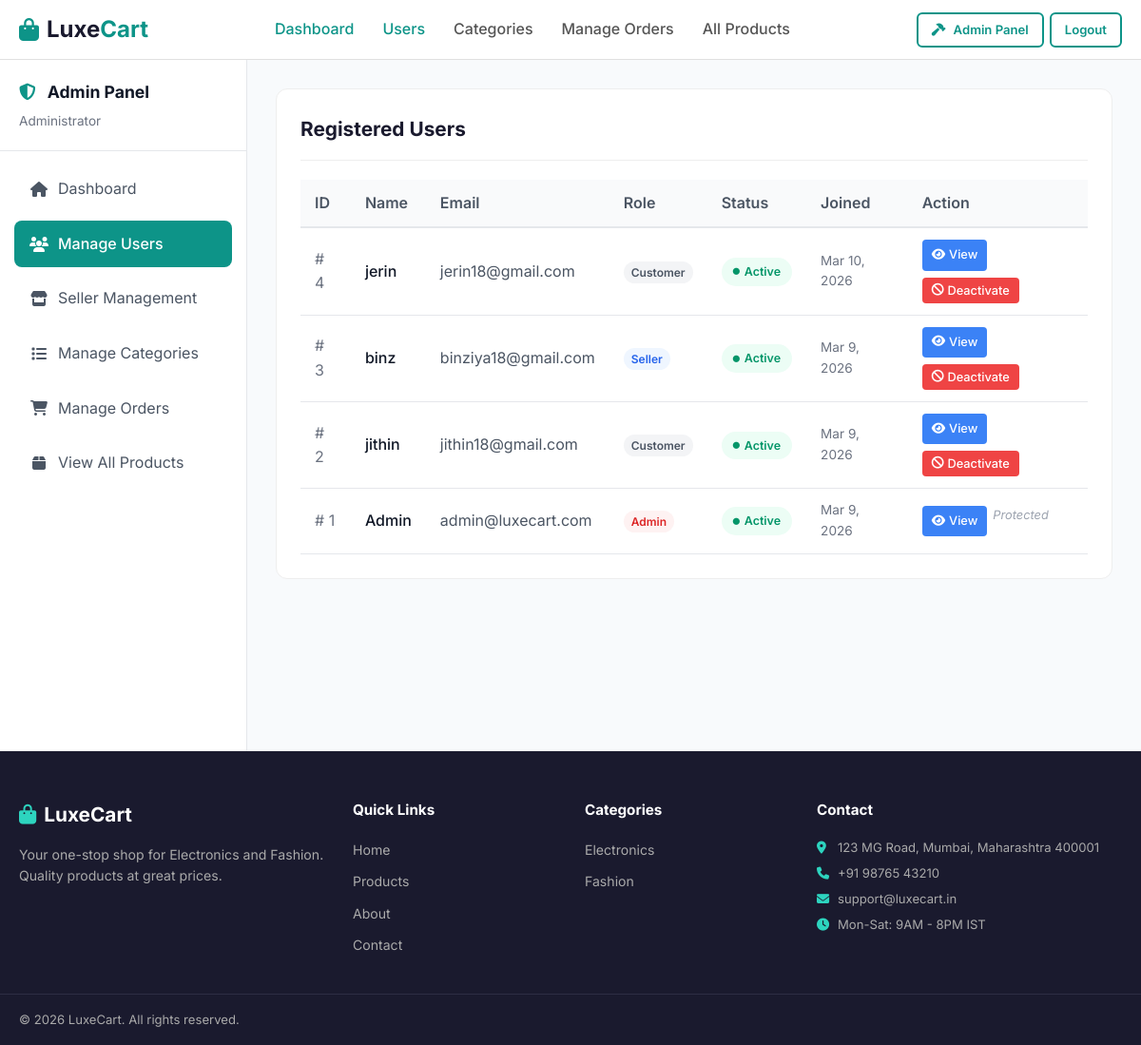
Page /admin/users (signed in) on the committed database.
### tables this page shows
CREATE TABLE `users` (
  `id` int(11) NOT NULL,
  `name` varchar(100) NOT NULL,
  `email` varchar(150) NOT NULL,
  `password` varchar(255) NOT NULL,
  `created_at` timestamp NOT NULL DEFAULT current_timestamp(),
  `role` enum('admin','seller','customer') DEFAULT 'customer',
  `is_active` tinyint(1) DEFAULT 1,
  `seller_status` enum('active','pending','disabled') DEFAULT 'pending'
);

### controllers/AdminController.php (called while the page is built, shortened)
<?php
class AdminController
{
    private $db;
    public function __construct()
    {
        $this->db = Database::getInstance();
    }
    public function users()
    {
        $users = $this->db->fetchAll("SELECT id, name, email, role, created_at, IFNULL(is_active, 1) as is_active FROM users ORDER BY created_at DESC");
        require BASE_PATH . '/views/layouts/main.php';
    }
}

### models/Database.php (called while the page is built, shortened)
<?php
class Database
{
    private static $instance = null;
    private $conn;
    private function __construct()
    {
        $this->conn = new mysqli(DB_HOST, DB_USER, DB_PASS, DB_NAME);
        $this->conn->set_charset("utf8mb4");
    }
    public static function getInstance()
    {
        if (self::$instance === null) {
            self::$instance = new self();
        }
        return self::$instance;
    }
    public function query($sql, $params = [], $types = '')
    {
        $stmt = $this->conn->prepare($sql);
        $stmt->execute();
        return $stmt;
    }
    public function fetchAll($sql, $params = [], $types = '')
    {
        $stmt = $this->query($sql, $params, $types);
        $result = $stmt->get_result();
        $rows = [];
        while ($row = $result->fetch_assoc()) {
            $rows[] = $row;
        }
        return $rows;
    }
}

### views/admin/users.php (the view, shortened to what this page needs)
<div style="display: flex; min-height: calc(100vh - 73px); background: #f8fafc;">
    <aside
        style="width: 260px; background: #fff; border-right: 1px solid #e5e7eb; flex-shrink: 0; position: sticky; top: 0; height: calc(100vh - 73px); overflow-y: auto;">
        <div style="padding: 20px; border-bottom: 1px solid #e5e7eb;">
            <h3 style="margin: 0; color: #111827; font-size: 1.1rem;"><i class="fas fa-shield-alt"
                    style="color:#0d9488; margin-right:8px;"></i> Admin Panel</h3>
            <p style="margin: 5px 0 0 0; font-size: 0.85rem; color: #6b7280;">Administrator</p>
        </div>
        <div class="list-group" style="padding: 15px;">
            <a href="<?= BASE_URL ?>/admin" class="list-group-item"
                style="display: flex; align-items: center; gap: 10px; padding: 12px 16px; border-radius: 8px; margin-bottom: 8px; color: #4b5563; text-decoration: none; transition: background 0.2s;">
                <i class="fas fa-home" style="width: 20px; text-align: center;"></i> Dashboard
            </a>
            <a href="<?= BASE_URL ?>/admin/users" class="list-group-item active"
                style="display: flex; align-items: center; gap: 10px; padding: 12px 16px; border-radius: 8px; margin-bottom: 8px; background: #0d9488; color: #fff; font-weight: 500; text-decoration: none;">
                <i class="fas fa-users" style="width: 20px; text-align: center;"></i> Manage Users
            </a>
            <a href="<?= BASE_URL ?>/admin/sellers" class="list-group-item"
                style="display: flex; align-items: center; gap: 10px; padding: 12px 16px; border-radius: 8px; margin-bottom: 8px; color: #4b5563; text-decoration: none; transition: background 0.2s;">
                <i class="fas fa-store" style="width: 20px; text-align: center;"></i> Seller Management
            </a>
            <a href="<?= BASE_URL ?>/admin/categories" class="list-group-item"
                style="display: flex; align-items: center; gap: 10px; padding: 12px 16px; border-radius: 8px; margin-bottom: 8px; color: #4b5563; text-decoration: none; transition: background 0.2s;">
                <i class="fas fa-list" style="width: 20px; text-align: center;"></i> Manage Categories
            </a>
            <a href="<?= BASE_URL ?>/admin/orders" class="list-group-item"
                style="display: flex; align-items: center; gap: 10px; padding: 12px 16px; border-radius: 8px; margin-bottom: 8px; color: #4b5563; text-decoration: none; transition: background 0.2s;">
                <i class="fas fa-shopping-cart" style="width: 20px; text-align: center;"></i> Manage Orders
            </a>
            <a href="<?= BASE_URL ?>/products" class="list-group-item"
                style="display: flex; align-items: center; gap: 10px; padding: 12px 16px; border-radius: 8px; margin-bottom: 8px; color: #4b5563; text-decoration: none; transition: background 0.2s;">
                <i class="fas fa-box" style="width: 20px; text-align: center;"></i> View All Products
            </a>
        </div>
    </aside>
    <main style="flex: 1; padding: 30px; overflow-y: auto;">
        <div style="background: #fff; padding: 25px; border-radius: 12px; border: 1px solid #eee;">
            <h2
                style="margin-bottom: 20px; font-size: 1.3rem; color: #1a1a2e; border-bottom: 1px solid #eee; padding-bottom: 15px;">
                Registered Users</h2>
            <div style="overflow-x: auto;">
                <table style="width: 100%; border-collapse: collapse; text-align: left;">
                    <thead>
                        <tr style="background-color: #f9fafb; border-bottom: 2px solid #e5e7eb;">
                            <th style="padding: 12px 15px; font-weight: 600; color: #4b5563;">ID</th>
                            <th style="padding: 12px 15px; font-weight: 600; color: #4b5563;">Name</th>
                            <th style="padding: 12px 15px; font-weight: 600; color: #4b5563;">Email</th>
                            <th style="padding: 12px 15px; font-weight: 600; color: #4b5563;">Role</th>
                            <th style="padding: 12px 15px; font-weight: 600; color: #4b5563;">Status</th>
                            <th style="padding: 12px 15px; font-weight: 600; color: #4b5563;">Joined</th>
                            <th style="padding: 12px 15px; font-weight: 600; color: #4b5563;">Action</th>
                        </tr>
                    </thead>
                    <tbody>
                        <?php foreach ($users as $user): ?>
                            <tr style="border-bottom: 1px solid #e5e7eb;">
                                <td style="padding: 12px 15px; color: #6b7280;">#
                                    <?= $user['id'] ?>
                                </td>
                                <td style="padding: 12px 15px; font-weight: 500; color: #111827;">
                                    <?= htmlspecialchars($user['name']) ?>
                                </td>
                                <td style="padding: 12px 15px; color: #4b5563;">
                                    <?= htmlspecialchars($user['email']) ?>
                                </td>
                                <td style="padding: 12px 15px;">
                                    <?php if ($user['role'] === 'admin'): ?>
                                        <span
                                            style="background: #fef2f2; color: #dc2626; padding: 4px 8px; border-radius: 999px; font-size: 0.75rem; font-weight: 600;">Admin</span>
                                    <?php elseif ($user['role'] === 'seller'): ?>
                                        <span
                                            style="background: #eff6ff; color: #2563eb; padding: 4px 8px; border-radius: 999px; font-size: 0.75rem; font-weight: 600;">Seller</span>
                                    <?php else: ?>
                                        <span
                                            style="background: #f3f4f6; color: #4b5563; padding: 4px 8px; border-radius: 999px; font-size: 0.75rem; font-weight: 600;">Customer</span>
                                    <?php endif; ?>
                                </td>
                                <td style="padding: 12px 15px;">
                                    <?php if ($user['is_active']): ?>
                                        <span
                                            style="display: inline-flex; align-items: center; gap: 5px; background: #ecfdf5; color: #059669; padding: 5px 12px; border-radius: 999px; font-size: 0.78rem; font-weight: 600;">
                                            <i class="fas fa-circle" style="font-size: 0.45rem;"></i> Active
                                        </span>
                                    <?php endif; ?>
                                </td>
                                <td style="padding: 12px 15px; color: #6b7280; font-size: 0.85rem;">
                                    <?= date('M j, Y', strtotime($user['created_at'])) ?>
                                </td>
                                <td style="padding: 12px 15px;">
                                    <div style="display: flex; gap: 6px; flex-wrap: wrap;">
                                        <a href="<?= BASE_URL ?>/admin/users?id=<?= $user['id'] ?>"
                                            style="display: inline-flex; align-items: center; gap: 4px; padding: 6px 10px; background: #3b82f6; color: #fff; border-radius: 4px; text-decoration: none; font-size: 0.8rem; font-weight: 500; transition: background 0.2s;"
                                            title="View User Details">
                                            <i class="fas fa-eye"></i> View
                                        </a>
                                        <?php if ($user['id'] != 1):  ?>
                                            <?php if ($user['is_active']): ?>
                                                <form action="<?= BASE_URL ?>/admin/update-user-status" method="POST"
                                                    style="display: inline;">
                                                    <button type="submit"
                                                        style="display: inline-flex; align-items: center; gap: 4px; padding: 6px 10px; background: #ef4444; color: #fff; border: none; border-radius: 4px; cursor: pointer; font-size: 0.8rem; font-weight: 500; transition: background 0.2s;"
                                                        title="Deactivate User"
                                                        onclick="return confirm('Are you sure you want to deactivate this user?');">
                                                        <i class="fas fa-ban"></i> Deactivate
                                                    </button>
                                                </form>
                                            <?php endif; ?>
                                        <?php else: ?>
                                            <span
                                                style="color: #9ca3af; font-size: 0.8rem; font-style: italic;">Protected</span>
                                        <?php endif; ?>
                                    </div>
                                </td>
                            </tr>
                        <?php endforeach; ?>
                    </tbody>
                </table>
            </div>
        </div>
</div>

### public/css/style.css (style rules this page uses)
*, *::before, *::after { box-sizing: border-box; margin: 0; padding: 0 }
body { font-family: 'Inter', Arial, sans-serif; font-size: 16px; line-height: 1.6; color: #333; background: #f9f9f9 }
a { text-decoration: none; color: inherit }
button { cursor: pointer; border: none; background: none; font-family: inherit }

### rows in the picture
users: id "4", name "jerin", email "jerin18@gmail.com", role "Customer", created_at "Mar 10, 2026"
users: id "3", name "binz", email "binziya18@gmail.com", role "Seller", created_at "Mar 9, 2026"
users: id "2", name "jithin", email "jithin18@gmail.com", role "Customer", created_at "Mar 9, 2026"
users: id "1", name "Admin", email "admin@luxecart.com", role "Admin", created_at "Mar 9, 2026", shows "Protected"
